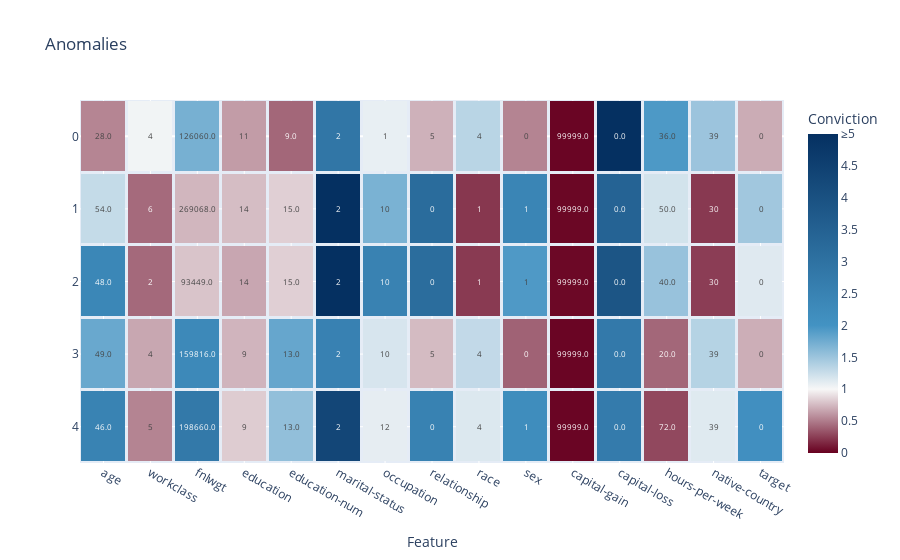

The code cell stored with this chart in its notebook:
### Code cell
plot_anomalies(outliers, global_case_feature_residual_convictions)

### Figure 1 — Plotly figure (JSON) as saved in the notebook; plotly's stock layout.template omitted (floating-point values rounded to 4 significant figures)
{"data": [{"coloraxis": "coloraxis", "hovertemplate": "Conviction=%{z}", "name": "Outliers", "text": [["28.0", "4", "126060.0", "11", "9.0", "2", "1", "5", "4", "0", "99999.0", "0.0", "36.0", "39", "0", "0.079722137454601", "627", "2ca73c57-12b7-44eb-ab55-957535252a8c", "30.554585443212947", "outlier"], ["54.0", "6", "269068.0", "14", "15.0", "2", "10", "0", "1", "1", "99999.0", "0.0", "50.0", "30", "0", "0.09008753376393969", "556", "2ca73c57-12b7-44eb-ab55-957535252a8c", "26.326995428000217", "outlier"], ["48.0", "2", "93449.0", "14", "15.0", "2", "10", "0", "1", "1", "99999.0", "0.0", "40.0", "30", "0", "0.09228305824456862", "997", "2ca73c57-12b7-44eb-ab55-957535252a8c", "25.562157133359396", "outlier"], ["49.0", "4", "159816.0", "9", "13.0", "2", "10", "5", "4", "0", "99999.0", "0.0", "20.0", "39", "0", "0.09343900259149886", "787", "2ca73c57-12b7-44eb-ab55-957535252a8c", "27.473991290279436", "outlier"], ["46.0", "5", "198660.0", "9", "13.0", "2", "12", "0", "4", "1", "99999.0", "0.0", "72.0", "39", "0", "0.10647654589585892", "230", "2ca73c57-12b7-44eb-ab55-957535252a8c", "25.729622846288553", "outlier"]], "texttemplate": "%{text}", "type": "heatmap", "x": ["age", "workclass", "fnlwgt", "education", "education-num", "marital-status", "occupation", "relationship", "race", "sex", "capital-gain", "capital-loss", "hours-per-week", "native-country", "target"], "xgap": 3, "y": [0, 1, 2, 3, 4], "ygap": 3, "z": [[0.5385, 1.033, 1.71, 0.6304, 0.4185, 2.883, 1.084, 0.7166, 1.342, 0.5333, 0.02088, 10.76, 1.944, 1.506, 0.6966], [1.281, 0.4287, 0.735, 0.7637, 0.837, 7.774, 1.694, 3.187, 0.2232, 2.42, 0.02844, 3.442, 1.204, 0.2309, 1.478], [2.378, 0.4258, 0.7916, 0.6739, 0.837, 11.81, 2.508, 3.15, 0.2362, 1.935, 0.03182, 3.89, 1.526, 0.248, 1.135], [1.791, 0.676, 2.308, 0.7298, 1.806, 2.535, 1.18, 0.7564, 1.296, 0.3973, 0.02086, 2.775, 0.4159, 1.365, 0.7025], [2.477, 0.5327, 2.782, 0.8239, 1.56, 4.321, 1.095, 2.526, 1.148, 2.191, 0.02086, 2.715, 0.29, 1.135, 2.106]]}], "layout": {"coloraxis": {"cmax": 5, "cmin": 0, "colorbar": {"ticktext": ["0", "0.5", "1", "1.5", "2", "2.5", "3", "3.5", "4", "4.5", "≥5"], "tickvals": [0, 0.5, 1, 1.5, 2, 2.5, 3, 3.5, 4, 4.5, 5], "title": {"text": "Conviction"}}, "colorscale": [[0, "rgb(103,0,31)"], [0.2, "rgb(247, 247, 247)"], [0.4, "rgb(67,147,195)"], [1, "rgb(5,48,97)"]]}, "title": {"text": "Anomalies"}, "xaxis": {"anchor": "y", "domain": [0, 1], "title": {"text": "Feature"}}, "yaxis": {"anchor": "x", "autorange": "reversed", "domain": [0, 1], "title": {}}}}
